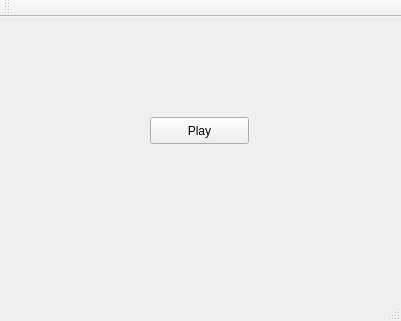
<?xml version="1.0" encoding="UTF-8"?>
<ui version="4.0">
 <class>MainWindow</class>
 <widget class="QMainWindow" name="MainWindow">
  <property name="geometry">
   <rect>
    <x>0</x>
    <y>0</y>
    <width>401</width>
    <height>321</height>
   </rect>
  </property>
  <property name="windowTitle">
   <string>MainWindow</string>
  </property>
  <widget class="QWidget" name="centralWidget">
   <widget class="QLabel" name="label">
    <property name="geometry">
     <rect>
      <x>0</x>
      <y>-10</y>
      <width>401</width>
      <height>281</height>
     </rect>
    </property>
    <property name="text">
     <string/>
    </property>
    <property name="pixmap">
     <pixmap resource="Sprites/resource.qrc">:/Earthbound.png</pixmap>
    </property>
    <property name="scaledContents">
     <bool>true</bool>
    </property>
   </widget>
   <widget class="QPushButton" name="pushButton">
    <property name="geometry">
     <rect>
      <x>150</x>
      <y>100</y>
      <width>99</width>
      <height>27</height>
     </rect>
    </property>
    <property name="text">
     <string>Play</string>
    </property>
   </widget>
  </widget>
  <widget class="QMenuBar" name="menuBar">
   <property name="geometry">
    <rect>
     <x>0</x>
     <y>0</y>
     <width>401</width>
     <height>25</height>
    </rect>
   </property>
  </widget>
  <widget class="QToolBar" name="mainToolBar">
   <attribute name="toolBarArea">
    <enum>TopToolBarArea</enum>
   </attribute>
   <attribute name="toolBarBreak">
    <bool>false</bool>
   </attribute>
  </widget>
  <widget class="QStatusBar" name="statusBar"/>
 </widget>
 <layoutdefault spacing="6" margin="11"/>
 <resources>
  <include location="Sprites/resource.qrc"/>
 </resources>
 <connections/>
</ui>
